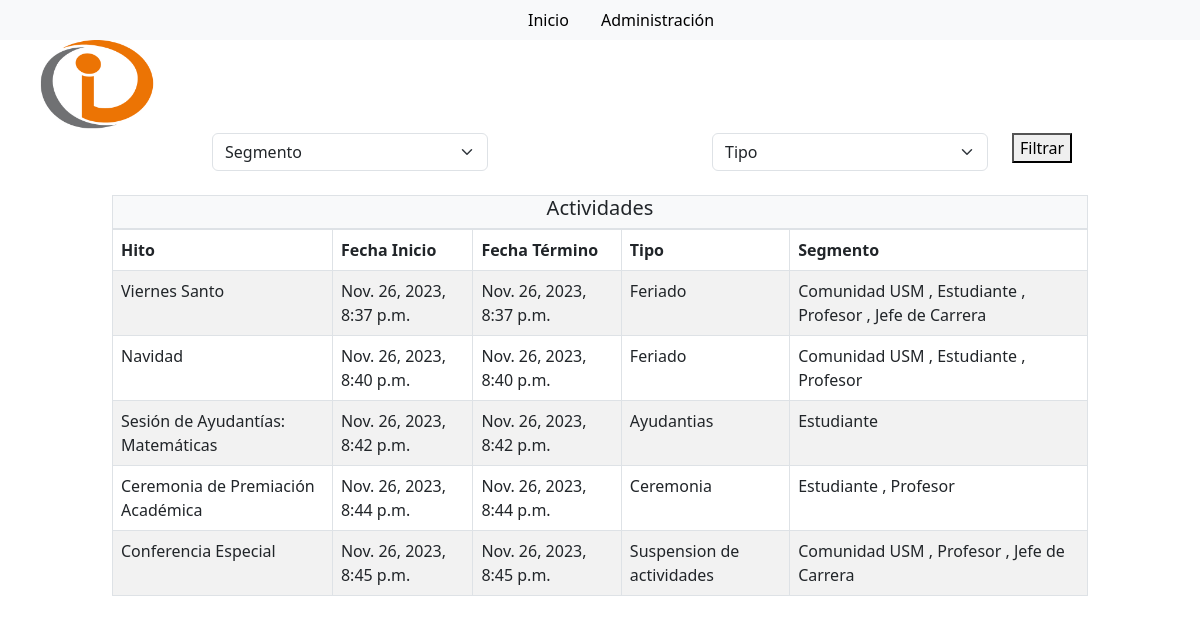
The app's page /, older data.
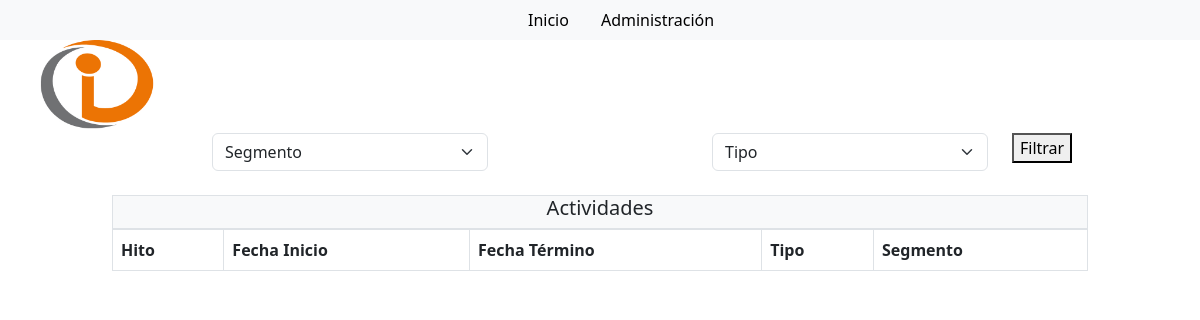
The same page, newer data.
### core/models.py (models this page shows, shortened)
class Evento(models.Model):
    fecha_inicio = models.DateTimeField(auto_now_add=False)
    fecha_termino = models.DateTimeField(auto_now_add=False)
    Titulo = models.CharField(max_length=55)
    Descripcion = models.CharField(max_length=105)
    TIPO_CHOICES = [
        ('V', 'Vacaciones'),
        ('F', 'Feriado'),
        ('S_A', 'Suspension de actividades'),
        ('S_A_PM', 'Suspension de actividades (PM)'),
        ('P', 'Periodo Lectivo'),
        ('S_E', 'Suspension de evaluaciones'),
        ('C', 'Ceremonia'),
        ('E', 'EDDA'),
        ('A', 'Ayudantias'),
        ('H', 'Hito Academico'),
        ('S', 'Secretaria Academica'),
        ('Q', 'QAI'),
    ]
    Tipo = models.CharField(max_length=30, choices=TIPO_CHOICES)
    Segmento = models.ManyToManyField(Segmento, related_name='eventos')

class Segmento(models.Model):
    SEGMENTO_CHOICES = [
        ('Comunidad USM', 'Comunidad USM'),
        ('Estudiante', 'Estudiante'),
        ('Profesor', 'Profesor'),
        ('Jefe de Carrera', 'Jefe de Carrera'),
    ]
    nombre = models.CharField(max_length=35, choices=SEGMENTO_CHOICES)

### core/views.py (the view, shortened to what this page needs)
# urls.py: path('', views.index, name='home'),
def index(request):
    title = ""
    eventos = Evento.objects.all()
    form = EventoFilter(request.GET)
    data = {
        "title": title,
        'segmentos_totales': Segmento.objects.count(),
        'segmentos': Segmento.objects.all(),
        'tipos': Evento.TIPO_CHOICES,
        'eventos': eventos,
        'form': form
    }
    return render(request, 'base.html', data)

### core/forms.py
class EventoFilter(forms.ModelForm):
    class Meta:
        model = Evento
        fields = ['Segmento', 'Tipo']
    Segmento = forms.ModelMultipleChoiceField(
        queryset=Segmento.objects.all(),
        widget=forms.CheckboxSelectMultiple,
    )
    Tipo = forms.ChoiceField(choices=Evento.TIPO_CHOICES, required=False)

### core/templates/base.html (shortened to what this page needs)
{% load static %}
<!DOCTYPE html>
<html lang="en">
<head>
    <link rel="stylesheet" href="{% static 'core/css/bootstrap.css' %}"/>
    <link rel="stylesheet" href="{% static 'core/css/estilos.css' %}"/>
</head>
<body>
    <div class="container-fluid">
        <div class="row">
            <div class="col-xl-5 d-none d-xl-block d-xxl-none bg-light"></div>
            <div class="col-xl-7 d-none d-xl-block d-xxl-none bg-light">
                <nav id="navbar">
                    <ul class="nav">
                        <li class="nav-item">
                            <a class="nav-link" style="color: black" href="#">Inicio</a>
                        </li>
                        <li class="nav-item">
                            <a class="nav-link" style="color: black" href="admin/">Administración</a>
                        </li>
                    </ul>
                </nav>
            </div>
        </div>
        <form method="get" action="{% url 'home' %}">
            <div class="row">
                <div class="col-2">
                    <img class="img-fluid" src="{%static 'core\logo_INF.png' %}" alt="Logo Departamento Informática">
                </div>
            </div>
            <div class="row">
                <div class="col-2"></div>
                <div class="col-3">
                    <select class="form-select" name="segmento" aria-label="Default select example">
                        <option selected>Segmento</option>
                    </select>
                </div>
                <div class="col-2"></div>
                <div class="col-3">
                    <select class="form-select" name="tipo" aria-label="Default select example">
                        <option selected>Tipo</option>
                    </select>
                </div>
                <div class="col-2"><button type="submit">Filtrar</button> </div>
            </div> <br>
            <div class="row">
                <div class="col-1"></div>
                <div class="col-10">
                    <div class="text-center border bg-light">
                        <h5>Actividades</h5>
                    </div>
                    <table class="table table-bordered table-striped table-hover">
                        <thead>
                            <tr>
                                <th scope="col">Hito</th>
                                <th scope="col">Fecha Inicio</th>
                                <th scope="col">Fecha Término</th>
                                <th scope="col">Tipo</th>
                                <th scope="col">Segmento</th>
                            </tr>
                        </thead>
                        <tbody>
                            {% for evento in eventos %}
                                <tr>
                                    <td>{{ evento.Titulo }}</td>
                                    <td>{{ evento.fecha_inicio }}</td>
                                    <td>{{ evento.fecha_termino }}</td>
                                    <td>
                                      {{ evento.get_Tipo_display }}
                                    </td>
                                    <td>
                                      {% for segmento in evento.Segmento.all %}
                                          {{ segmento.nombre }}
                                          {% if not forloop.last %}, {% endif %}
                                      {% endfor %}
                                    </td>
                                </tr>
                            {% endfor %}
                        </tbody>
                    </table>
                </div>
            </div>
        </form>
    </div>
</body>
</html>

Row changes from the older to the newer data that the page shows:
removed Evento: Titulo "Viernes Santo", fecha_inicio "Nov. 26, 2023, 8:37 p.m.", fecha_termino "Nov. 26, 2023, 8:37 p.m.", Tipo "Feriado"
no longer on this page (row unchanged): Segmento: nombre "Comunidad USM"
no longer on this page (row unchanged): Segmento: nombre "Estudiante"
no longer on this page (row unchanged): Segmento: nombre "Profesor"
no longer on this page (row unchanged): Segmento: nombre "Jefe de Carrera"
removed Evento: Titulo "Navidad", fecha_inicio "Nov. 26, 2023, 8:40 p.m.", fecha_termino "Nov. 26, 2023, 8:40 p.m.", Tipo "Feriado"
removed Evento: Titulo "Sesión de Ayudantías: Matemáticas", fecha_inicio "Nov. 26, 2023, 8:42 p.m.", fecha_termino "Nov. 26, 2023, 8:42 p.m.", Tipo "Ayudantias"
removed Evento: Titulo "Ceremonia de Premiación Académica", fecha_inicio "Nov. 26, 2023, 8:44 p.m.", fecha_termino "Nov. 26, 2023, 8:44 p.m.", Tipo "Ceremonia"
removed Evento: Titulo "Conferencia Especial", fecha_inicio "Nov. 26, 2023, 8:45 p.m.", fecha_termino "Nov. 26, 2023, 8:45 p.m.", Tipo "Suspension de actividades"
